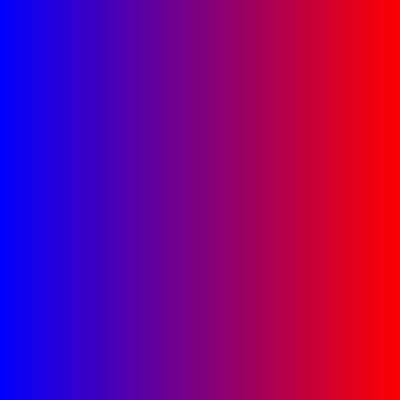
Frame 1 (no input)
Frame 60 (the mouse pressed at the canvas centre just before this capture): identical to frame 1, image omitted
Frame 120 (the mouse held since frame 60 and released just before this capture): identical to frame 1, image omitted

The Processing sketch that drew this single still picture (run headless with seeded random() and noise(); from frame 60 on, the mouse is pressed at the canvas centre):

// Processing sketch: sketch_2
// ── sketch_2.pde
void setup() {
  size(400, 400); // set size
  
}

void draw() {
  
  loadPixels();
  for(int x = 0; x < width; x++) { //starts at 0 and increases
    for(int y = 0; y < height; y++) {
      float normalizedX = map(x, 0, width, 0, 1);
      int red = int(255 * normalizedX);
      int green = 0;
      int blue = int(255 * (1-normalizedX));
      
      color c = color(red, green, blue);
      
      pixels[x + y * width] = c; // correctkly index to the 1d pixels
    }
  }
  updatePixels();
}
